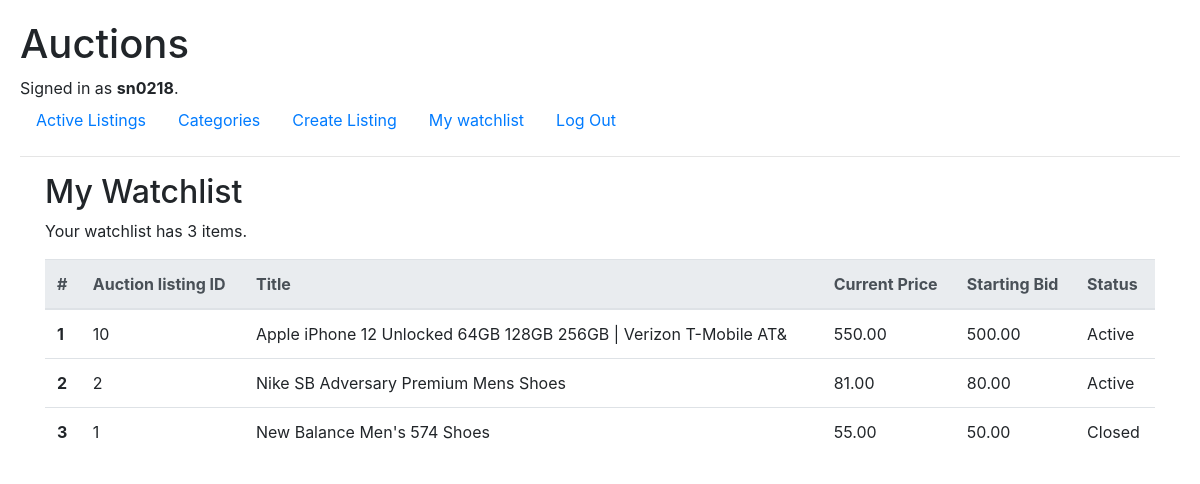
Screenshot of /watchlist (signed in) with the database file from the repository.
### auctions/models.py (models this page shows, shortened)
class User(AbstractUser):
    pass

class Auction(models.Model):
    title = models.CharField(max_length=64)
    description = models.TextField(max_length=512)
    starting_bid = models.DecimalField(max_digits=9, decimal_places=2, default=0.00)
    current_bid = models.DecimalField(max_digits=9, decimal_places=2, default=0.00)
    category = models.ForeignKey(Category, on_delete=models.CASCADE, related_name="auction_category", blank=True, null=True) # related_name search all the auctions with a given category
    imageURL = models.URLField(blank=True)
    seller = models.ForeignKey(User, on_delete=models.CASCADE, related_name="auction_seller")
    closed = models.BooleanField(default=False)
    creation_date = models.DateTimeField(auto_now_add=True)
    update_date = models.DateTimeField(auto_now=True, null=True)

### auctions/views.py (the view)
# urls.py: path("watchlist", views.watchlist, name="watchlist")
@login_required(login_url="login")
def watchlist(request):
    try:
        watchlist = Watchlist.objects.get(user=request.user)
        auctions = watchlist.auctions.all().order_by('-id')
        watchingNum = watchlist.auctions.all().count()
    except ObjectDoesNotExist:
        watchlist = None
        auctions = None
        watchingNum = 0
    return render(request, "auctions/watchlist.html", {
        "watchlist": watchlist,
        "auctions": auctions,
        "watchingNum": watchingNum
    })

### auctions/templates/auctions/watchlist.html
{% extends "auctions/layout.html" %}
{% block body %}
<div class="container">
    <h2>My Watchlist</h2>
    {% if watchlist %}
    <div><p>Your watchlist has {{ watchingNum }} items.</p></div>
    <table class="table table-hover">
        <thead class="thead-light">
          <tr>
            <th scope="col">#</th>
            <th scope="col">Auction listing ID</th>
            <th scope="col">Title</th>
            <th scope="col">Current Price</th>
            <th scope="col">Starting Bid</th>
            <th scope="col">Status</th>
          </tr>
        </thead>
        <tbody>
        {% for auction in auctions %}
          <tr>
            <th scope="row">{{ forloop.counter }}</th>
            <td>{{ auction.id }}</td>
            <td><a href="{% url 'listing' auction.id %}" style="color: inherit;">{{ auction.title }}</a></td>
            <td>{{ auction.current_bid }}</td>
            <td>{{ auction.starting_bid }}</td>
            <td>
                {% if auction.closed %}
                    Closed
                {% else %}
                    Active
                {% endif %}
            </td>
          </tr>
        {% endfor %}
        </tbody>
      </table>
      {% else %}
      <p>No items in your watchlist.</p>
      {% endif %}
</div>
{% endblock %}

### auctions/templates/auctions/layout.html (shortened to what this page needs)
{% load static %}
<!DOCTYPE html>
<html lang="en">
    <head>
        <link rel="stylesheet" href="https://stackpath.bootstrapcdn.com/bootstrap/4.4.1/css/bootstrap.min.css">
        <link href="{% static 'auctions/styles.css' %}" rel="stylesheet">
    </head>
    <body>
        <h1>Auctions</h1>
        <div>
            {% if user.is_authenticated %}
                Signed in as <strong>{{ user.username }}</strong>.
            {% else %}
                Not signed in.
            {% endif %}
        </div>
        <ul class="nav">
            <li class="nav-item">
                <a class="nav-link" href="{% url 'index' %}">Active Listings</a>
            </li>
            <li class="nav-item">
                <a class="nav-link" href="{% url 'categories' %}">Categories</a>
            </li>
            {% if user.is_authenticated %}
                <li class="nav-item">
                    <a class="nav-link" href="{% url 'create' %}">Create Listing</a>
                </li>
                <li class="nav-item">
                    <a class="nav-link" href="{% url 'watchlist' %}">My watchlist</a>
                </li>
                <li class="nav-item">
                    <a class="nav-link" href="{% url 'logout' %}">Log Out</a>
                </li>
            {% endif %}
        </ul>
        <hr>
        {% block body %}
        {% endblock %}
    </body>
</html>

### auctions/static/auctions/styles.css (style rules this page uses)
body { margin: 10px; padding: 10px; }

### rows the page displays
User: username "sn0218"
Auction: id "10", title "Apple iPhone 12 Unlocked 64GB 128GB 256GB | Verizon T-Mobile AT&", current_bid "550.00", starting_bid "500.00", closed "Active"
Auction: id "2", title "Nike SB Adversary Premium Mens Shoes", current_bid "81.00", starting_bid "80.00", closed "Active"
Auction: id "1", title "New Balance Men's 574 Shoes", current_bid "55.00", starting_bid "50.00", closed "Closed"

### other values shown
{{ watchingNum }} "3"
